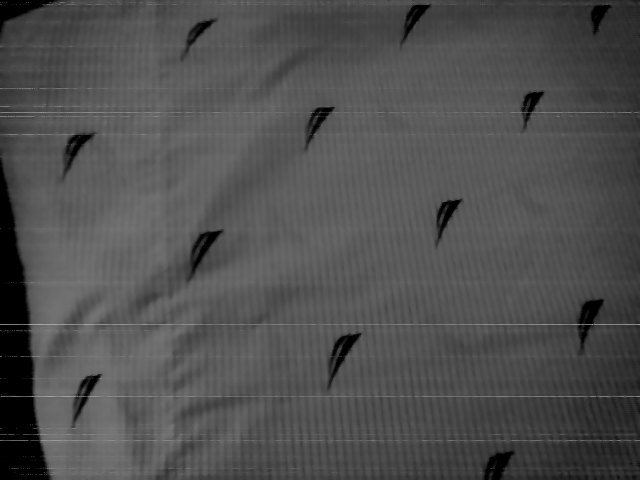
#> input picture Assignment-3/video_frames/17137555695041.png, 640 x 480 px; its folder holds only this picture in this run
$ jupyter execute A3_Q4.ipynb
#> lines starting #> are read from the running program, lines starting #| are printed output that depends on the picture
Question 4

For the video (problem 1) you have taken, plot the optical flow vectors on each frame using MATLAB’s optical flow codes.
(i) treating every previous frame as a reference frame
(ii) treating every 11th frame as a reference frame
(iii) treating every 31st frame as a reference frame

[cell 1]
import cv2
import depthai as dai
import numpy as np

import glob
import re
from pathlib import Path

[cell 2]
# function for sorting the video frames into order
numbers = re.compile(r'(\d+)')
def numericalSort(value):
    parts = numbers.split(value)
    parts[1::2] = map(int, parts[1::2])
    return parts

# taking a frame at a time and appending into img_array
# in numerical order
frame_array = []
for filename in sorted(glob.glob('../video_frames/*.png'), key= numericalSort ):
    frame = cv2.imread(filename)
#> frame is the input picture: shape (480, 640, 3); min 0, max 171, mean 79.3
    frame_array.append(frame)

[cell 3]
# ShiTomasi corner detection params
st_params = dict( maxCorners = 100,
                       qualityLevel = 0.3,
                       minDistance = 7,
                       blockSize = 7 )

# lucas kanade optical flow params
lk_params = dict( winSize  = (15,15),
                  maxLevel = 2,
                  criteria = (cv2.TERM_CRITERIA_EPS | cv2.TERM_CRITERIA_COUNT, 10, 0.03))

# Create some random colors
color = np.random.randint(0,255,(100,3))

# Make sure the destination path is present before starting to store the examples
Path(f"./optical_flow/").mkdir(parents=True, exist_ok=True)

[cell 4]
'''
    plots the optical flow vectors on each frame
    treating every nth frame as a reference frame
    default: every previous frame (n = 1)
'''

def optical_flow(n=1):
    # Take first frame from frame array and
    # find good corners in it
#> called with n = 1
    old_gray = cv2.cvtColor(frame_array[0], cv2.COLOR_BGR2GRAY)
    p0 = cv2.goodFeaturesToTrack(old_gray, mask=None, **st_params)
#> p0 = 21 rows, first 8: [39, 436], [32, 392], [85, 398], [32, 400], [98, 376], [30, 322], [30, 354], [528, 114]

    # Create a mask image for drawing purposes
    mask = np.zeros_like(frame_array[0])

    # for each frame in frame_array,
    # find corners and compare with previous frame
    for frame in frame_array[::n]:
        frame_gray = cv2.cvtColor(frame, cv2.COLOR_BGR2GRAY)

        # calculate optical flow
        p1, st, err = cv2.calcOpticalFlowPyrLK(old_gray, frame_gray, p0, None, **lk_params)

        # Select good points
        if p1 is not None and st is not None:
            good_new = p1[st == 1]
            good_old = p0[st == 1]

            # draw the tracks
            for i, (new, old) in enumerate(zip(good_new, good_old)):
                a, b = new.ravel()
                c, d = old.ravel()
                mask = cv2.line(mask, (int(a), int(b)), (int(c), int(d)), color[i].tolist(), 2)
                frame = cv2.circle(frame, (int(a), int(b)), 5, color[i].tolist(), -1)
            img = cv2.add(frame, mask)

            cv2.imshow('frame', img)
            cv2.waitKey(10 + n)

            # Now update the previous frame and previous points
            old_gray = frame_gray.copy()
            p0 = good_new.reshape(-1, 1, 2)

            cv2.imwrite("./optical_flow/"+str(n)+".png", img)
            cv2.imwrite("./optical_flow/"+str(n)+"_mask.png", mask)
#> this loop made 1 pass
#> pass 1, in optical_flow, `cv2.imwrite("./optical_flow/"+str(n)+"_mask.png", mask)`:
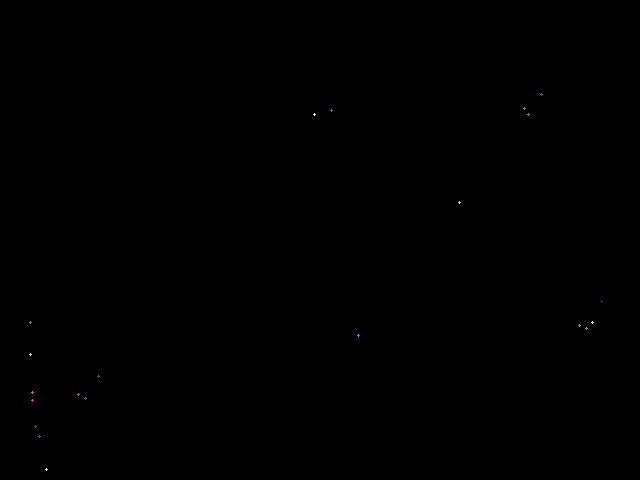
#> saved as 1_mask.png: shape (480, 640, 3); mean B, G, R 0, 0, 0
    cv2.destroyAllWindows()

[cell 5]
# treating every previous frame as a reference frame
optical_flow()

[cell 6]
# treating every 11th frame as a reference frame
optical_flow(10)
#> the loop in optical_flow (call 2), `for frame in frame_array[::n]:` made 1 pass
#> (st, err) on pass 1: ([1, 1, 1, 1, 1, 1, 1], [0, 0, 0, 0, 0, 0, 0])

[cell 7]
# treating every 31th frame as a reference frame
optical_flow(30)
